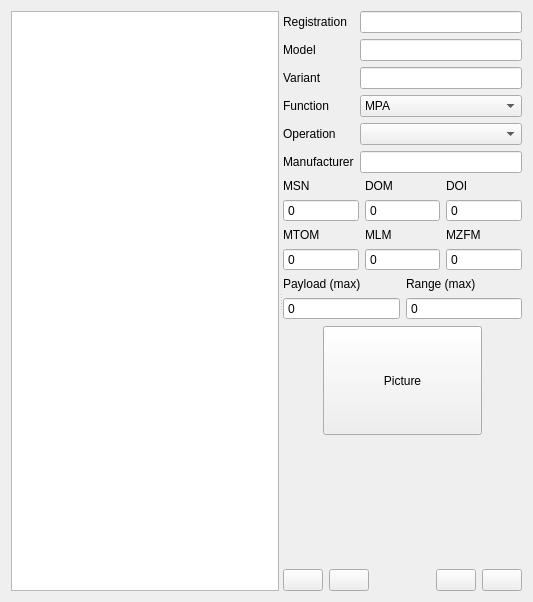
<?xml version="1.0" encoding="UTF-8"?>
<ui version="4.0">
 <class>AircraftsWidget</class>
 <widget class="QWidget" name="AircraftsWidget">
  <property name="geometry">
   <rect>
    <x>0</x>
    <y>0</y>
    <width>533</width>
    <height>602</height>
   </rect>
  </property>
  <property name="windowTitle">
   <string>Aircrafts</string>
  </property>
  <layout class="QGridLayout">
   <item row="0" column="0">
    <widget class="QSplitter" name="splitter">
     <property name="orientation">
      <enum>Qt::Horizontal</enum>
     </property>
     <widget class="QTableView" name="aircraftsTable">
      <property name="editTriggers">
       <set>QAbstractItemView::NoEditTriggers</set>
      </property>
      <property name="alternatingRowColors">
       <bool>true</bool>
      </property>
      <property name="selectionMode">
       <enum>QAbstractItemView::SingleSelection</enum>
      </property>
      <property name="selectionBehavior">
       <enum>QAbstractItemView::SelectRows</enum>
      </property>
      <property name="sortingEnabled">
       <bool>true</bool>
      </property>
      <property name="cornerButtonEnabled">
       <bool>false</bool>
      </property>
     </widget>
     <widget class="QWidget" name="layoutWidget">
      <layout class="QVBoxLayout">
       <item>
        <layout class="QGridLayout">
         <item row="0" column="0">
          <widget class="QLabel" name="registration_label">
           <property name="text">
            <string>Registration</string>
           </property>
          </widget>
         </item>
         <item row="0" column="1">
          <widget class="QLineEdit" name="ragistration_lineEdit">
           <property name="maxLength">
            <number>5</number>
           </property>
          </widget>
         </item>
         <item row="1" column="0">
          <widget class="QLabel" name="model_label">
           <property name="text">
            <string>Model</string>
           </property>
          </widget>
         </item>
         <item row="1" column="1">
          <widget class="QLineEdit" name="model_lineEdit">
           <property name="maxLength">
            <number>4</number>
           </property>
          </widget>
         </item>
         <item row="2" column="0">
          <widget class="QLabel" name="variant_label">
           <property name="text">
            <string>Variant</string>
           </property>
          </widget>
         </item>
         <item row="2" column="1">
          <widget class="QLineEdit" name="variant_lineEdit">
           <property name="maxLength">
            <number>255</number>
           </property>
          </widget>
         </item>
         <item row="3" column="0">
          <widget class="QLabel" name="function_label">
           <property name="text">
            <string>Function</string>
           </property>
          </widget>
         </item>
         <item row="3" column="1">
          <widget class="QComboBox" name="function_comboBox">
           <item>
            <property name="text">
             <string>MPA</string>
            </property>
           </item>
           <item>
            <property name="text">
             <string>SME</string>
            </property>
           </item>
           <item>
            <property name="text">
             <string>SSE</string>
            </property>
           </item>
          </widget>
         </item>
         <item row="4" column="0">
          <widget class="QLabel" name="operation_label">
           <property name="text">
            <string>Operation</string>
           </property>
          </widget>
         </item>
         <item row="4" column="1">
          <widget class="QComboBox" name="operation_comboBox"/>
         </item>
         <item row="5" column="0">
          <widget class="QLabel" name="manufacturer_label">
           <property name="text">
            <string>Manufacturer</string>
           </property>
          </widget>
         </item>
         <item row="5" column="1">
          <widget class="QLineEdit" name="manufacturer_lineEdit"/>
         </item>
        </layout>
       </item>
       <item>
        <layout class="QGridLayout">
         <item row="0" column="0">
          <widget class="QLabel" name="msn_label">
           <property name="text">
            <string>MSN</string>
           </property>
          </widget>
         </item>
         <item row="0" column="1">
          <widget class="QLabel" name="dom_label">
           <property name="text">
            <string>DOM</string>
           </property>
          </widget>
         </item>
         <item row="0" column="2">
          <widget class="QLabel" name="doi_label">
           <property name="text">
            <string>DOI</string>
           </property>
          </widget>
         </item>
         <item row="1" column="0">
          <widget class="QSpinBox" name="msn_spinBox">
           <property name="buttonSymbols">
            <enum>QAbstractSpinBox::NoButtons</enum>
           </property>
           <property name="maximum">
            <number>999999</number>
           </property>
          </widget>
         </item>
         <item row="1" column="1">
          <widget class="QSpinBox" name="dom_spinBox">
           <property name="buttonSymbols">
            <enum>QAbstractSpinBox::NoButtons</enum>
           </property>
           <property name="maximum">
            <number>9999999</number>
           </property>
          </widget>
         </item>
         <item row="1" column="2">
          <widget class="QSpinBox" name="doi_spinBox">
           <property name="buttonSymbols">
            <enum>QAbstractSpinBox::NoButtons</enum>
           </property>
           <property name="maximum">
            <number>9999</number>
           </property>
          </widget>
         </item>
         <item row="2" column="0">
          <widget class="QLabel" name="mtom_label">
           <property name="text">
            <string>MTOM</string>
           </property>
          </widget>
         </item>
         <item row="2" column="1">
          <widget class="QLabel" name="mlm_label">
           <property name="text">
            <string>MLM</string>
           </property>
          </widget>
         </item>
         <item row="2" column="2">
          <widget class="QLabel" name="mzfm_label">
           <property name="text">
            <string>MZFM</string>
           </property>
          </widget>
         </item>
         <item row="3" column="0">
          <widget class="QSpinBox" name="mtom_spinBox">
           <property name="buttonSymbols">
            <enum>QAbstractSpinBox::NoButtons</enum>
           </property>
           <property name="maximum">
            <number>99999999</number>
           </property>
          </widget>
         </item>
         <item row="3" column="1">
          <widget class="QSpinBox" name="mlm_spinBox">
           <property name="buttonSymbols">
            <enum>QAbstractSpinBox::NoButtons</enum>
           </property>
           <property name="maximum">
            <number>99999999</number>
           </property>
          </widget>
         </item>
         <item row="3" column="2">
          <widget class="QSpinBox" name="mzfm_spinBox">
           <property name="buttonSymbols">
            <enum>QAbstractSpinBox::NoButtons</enum>
           </property>
           <property name="maximum">
            <number>99999999</number>
           </property>
          </widget>
         </item>
        </layout>
       </item>
       <item>
        <layout class="QGridLayout">
         <item row="0" column="0">
          <widget class="QLabel" name="payload_label">
           <property name="text">
            <string>Payload (max)</string>
           </property>
          </widget>
         </item>
         <item row="0" column="1">
          <widget class="QLabel" name="range_label">
           <property name="text">
            <string>Range (max)</string>
           </property>
          </widget>
         </item>
         <item row="1" column="0">
          <widget class="QSpinBox" name="payload_spinBox">
           <property name="buttonSymbols">
            <enum>QAbstractSpinBox::NoButtons</enum>
           </property>
           <property name="maximum">
            <number>99999999</number>
           </property>
          </widget>
         </item>
         <item row="1" column="1">
          <widget class="QSpinBox" name="range_spinBox">
           <property name="buttonSymbols">
            <enum>QAbstractSpinBox::NoButtons</enum>
           </property>
           <property name="maximum">
            <number>99999999</number>
           </property>
          </widget>
         </item>
        </layout>
       </item>
       <item>
        <layout class="QHBoxLayout">
         <item>
          <spacer>
           <property name="orientation">
            <enum>Qt::Horizontal</enum>
           </property>
           <property name="sizeType">
            <enum>QSizePolicy::Minimum</enum>
           </property>
           <property name="sizeHint" stdset="0">
            <size>
             <width>40</width>
             <height>20</height>
            </size>
           </property>
          </spacer>
         </item>
         <item>
          <widget class="QPushButton" name="pic_pushButton">
           <property name="sizePolicy">
            <sizepolicy hsizetype="Expanding" vsizetype="Expanding">
             <horstretch>0</horstretch>
             <verstretch>0</verstretch>
            </sizepolicy>
           </property>
           <property name="minimumSize">
            <size>
             <width>96</width>
             <height>96</height>
            </size>
           </property>
           <property name="text">
            <string>Picture</string>
           </property>
           <property name="icon">
            <iconset>
             <normaloff>.</normaloff>.</iconset>
           </property>
          </widget>
         </item>
         <item>
          <spacer>
           <property name="orientation">
            <enum>Qt::Horizontal</enum>
           </property>
           <property name="sizeType">
            <enum>QSizePolicy::Minimum</enum>
           </property>
           <property name="sizeHint" stdset="0">
            <size>
             <width>40</width>
             <height>20</height>
            </size>
           </property>
          </spacer>
         </item>
        </layout>
       </item>
       <item>
        <widget class="QLabel" name="img_label">
         <property name="text">
          <string notr="true"/>
         </property>
        </widget>
       </item>
       <item>
        <spacer>
         <property name="orientation">
          <enum>Qt::Vertical</enum>
         </property>
         <property name="sizeHint" stdset="0">
          <size>
           <width>229</width>
           <height>16</height>
          </size>
         </property>
        </spacer>
       </item>
       <item>
        <layout class="QHBoxLayout">
         <item>
          <widget class="QPushButton" name="pushButton_new">
           <property name="text">
            <string/>
           </property>
           <property name="icon">
            <iconset>
             <normaloff>:/images/images/adept_install.png</normaloff>:/images/images/adept_install.png</iconset>
           </property>
          </widget>
         </item>
         <item>
          <widget class="QPushButton" name="pushButton_delete">
           <property name="text">
            <string/>
           </property>
           <property name="icon">
            <iconset>
             <normaloff>:/images/images/adept_purge.png</normaloff>:/images/images/adept_purge.png</iconset>
           </property>
          </widget>
         </item>
         <item>
          <spacer>
           <property name="orientation">
            <enum>Qt::Horizontal</enum>
           </property>
           <property name="sizeHint" stdset="0">
            <size>
             <width>20</width>
             <height>20</height>
            </size>
           </property>
          </spacer>
         </item>
         <item>
          <widget class="QPushButton" name="pushButton_revert">
           <property name="text">
            <string/>
           </property>
           <property name="icon">
            <iconset>
             <normaloff>:/images/images/button_cancel.png</normaloff>:/images/images/button_cancel.png</iconset>
           </property>
          </widget>
         </item>
         <item>
          <widget class="QPushButton" name="pushButton_submit">
           <property name="text">
            <string/>
           </property>
           <property name="icon">
            <iconset>
             <normaloff>:/images/images/button_ok.png</normaloff>:/images/images/button_ok.png</iconset>
           </property>
          </widget>
         </item>
        </layout>
       </item>
      </layout>
     </widget>
    </widget>
   </item>
  </layout>
 </widget>
 <resources/>
 <connections/>
</ui>
